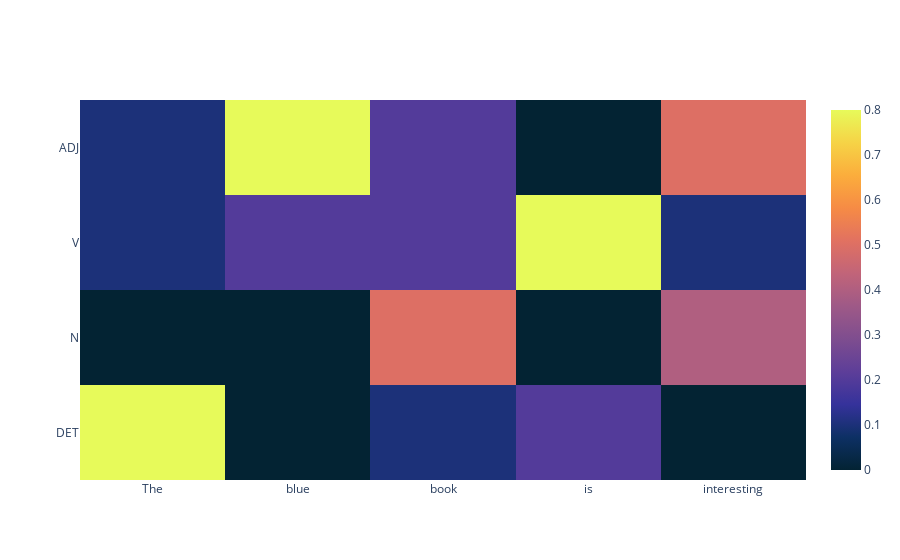

Notebook code for this chart:
### Code cell
plot_viterbi_matrix(data, sentence, tags)

### Figure 1 — Plotly figure (JSON) as saved in the notebook; plotly's stock layout.template omitted (floating-point values rounded to 4 significant figures)
{"data": [{"colorscale": [[0, "rgb(3, 35, 51)"], [0.09091, "rgb(13, 48, 100)"], [0.1818, "rgb(53, 50, 155)"], [0.2727, "rgb(93, 62, 153)"], [0.3636, "rgb(126, 77, 143)"], [0.4545, "rgb(158, 89, 135)"], [0.5455, "rgb(193, 100, 121)"], [0.6364, "rgb(225, 113, 97)"], [0.7273, "rgb(246, 139, 69)"], [0.8182, "rgb(251, 173, 60)"], [0.9091, "rgb(246, 211, 70)"], [1, "rgb(231, 250, 90)"]], "type": "heatmap", "x": ["The", "blue", "book", "is", "interesting"], "y": ["DET", "N", "V", "ADJ"], "z": [[0.8, 0, 0.1, 0.2, 0], [0, 0, 0.5, 0, 0.4], [0.1, 0.2, 0.2, 0.8, 0.1], [0.1, 0.8, 0.2, 0, 0.5]]}], "layout": {}}
